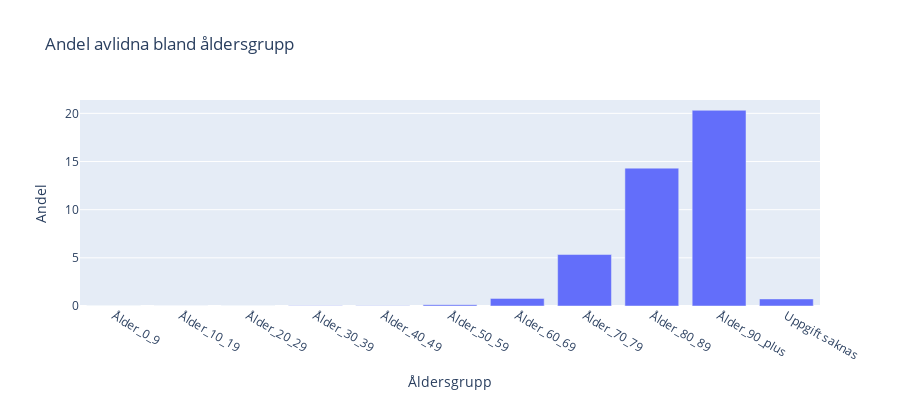

This figure's notebook cell:
### Code cell
age_data= {'Åldersgrupp': ['Ålder_0_9', 'Ålder_10_19', 'Ålder_20_29', 'Ålder_30_39',
                            'Ålder_40_49', 'Ålder_50_59', 'Ålder_60_69', 'Ålder_70_79',
                              'Ålder_80_89', 'Ålder_90_plus', 'Uppgift saknas'],
                              'Totalt_antal_fall': [138071, 355823, 418506, 493443, 474702, 378468, 180079, 87096, 58170, 26677, 545],
                              'Totalt_antal_intensivvårdade': [109, 101, 285, 492, 997, 1932, 2595, 2394, 612, 21, 6],
                              'Totalt_antal_avlidna': [17, 9, 41, 71, 172, 523, 1422, 4654, 8326, 5420, 4] }

age_cases = pd.DataFrame(age_data)

# Räkna ut den procentuella andelen avlidna i varje åldersgrupp

age_cases['Antal_avlidna'] = age_cases['Totalt_antal_avlidna'] / age_cases['Totalt_antal_fall'] * 100

#Plottning

fig_avlidna = px.bar(age_cases, x='Åldersgrupp', y= 'Antal_avlidna', title='Andel avlidna bland åldersgrupp', labels= {'Antal_avlidna': 'Andel'}, height= 400 )

fig_avlidna.show()

### Figure 1 — Plotly figure (JSON) as saved in the notebook; plotly's stock layout.template omitted (floating-point values rounded to 4 significant figures)
{"data": [{"alignmentgroup": "True", "hovertemplate": "Åldersgrupp=%{x}<br>Andel=%{y}<extra></extra>", "legendgroup": "", "marker": {"color": "#636efa", "pattern": {"shape": ""}}, "name": "", "offsetgroup": "", "orientation": "v", "showlegend": false, "textposition": "auto", "type": "bar", "x": ["Ålder_0_9", "Ålder_10_19", "Ålder_20_29", "Ålder_30_39", "Ålder_40_49", "Ålder_50_59", "Ålder_60_69", "Ålder_70_79", "Ålder_80_89", "Ålder_90_plus", "Uppgift saknas"], "xaxis": "x", "y": [0.01231, 0.002529, 0.009797, 0.01439, 0.03623, 0.1382, 0.7897, 5.344, 14.31, 20.32, 0.7339], "yaxis": "y"}], "layout": {"barmode": "relative", "height": 400, "legend": {"tracegroupgap": 0}, "title": {"text": "Andel avlidna bland åldersgrupp"}, "xaxis": {"anchor": "y", "domain": [0, 1], "title": {"text": "Åldersgrupp"}}, "yaxis": {"anchor": "x", "domain": [0, 1], "title": {"text": "Andel"}}}}
